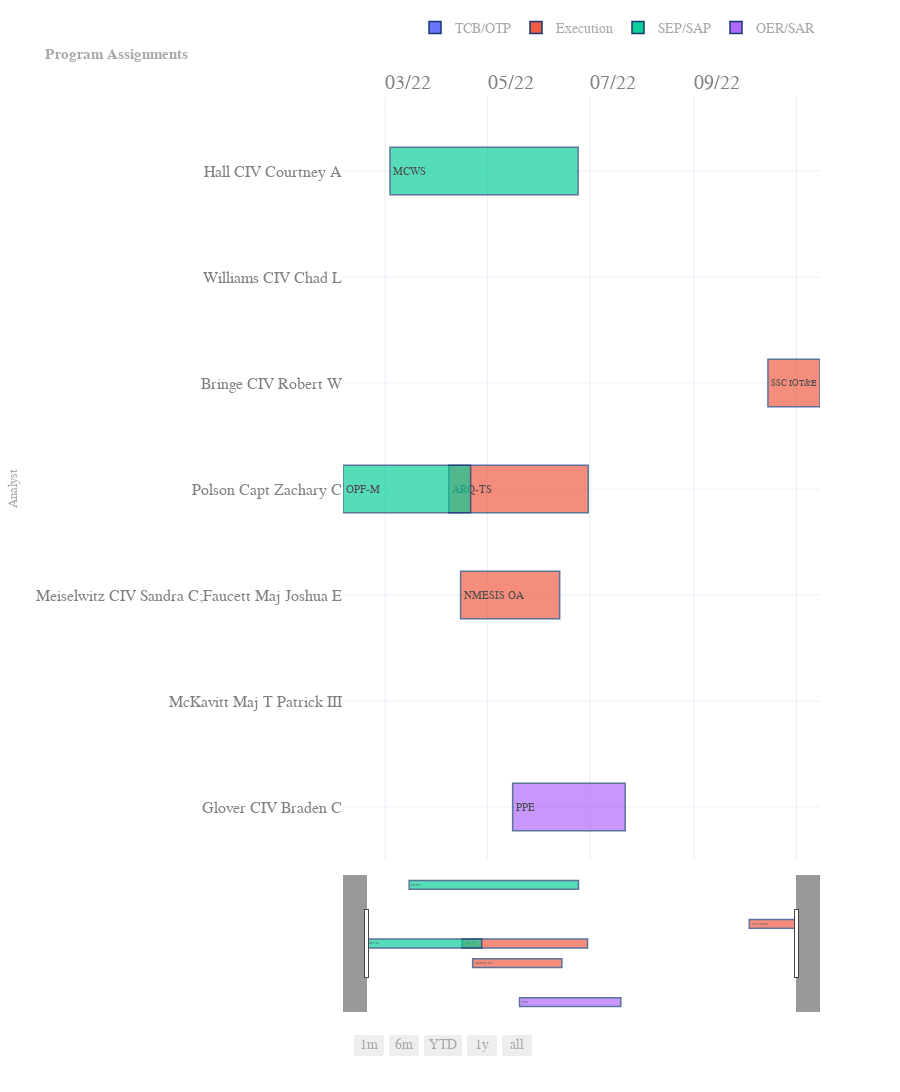

Here is the notebook cell this chart was saved with:
### Code cell
fig.update_traces( #marker_color='rgb(158,202,225)'
                   marker_line_color='rgb(8,48,107)'
                  , marker_line_width=1.5, opacity=0.95,textposition='inside',insidetextanchor='start')
fig.update_layout(
    font_size=11,
    title="<b>Program Assignments</b>",
    xaxis_title="",
#     margin_l=400,
    yaxis_title="Analyst",
#     legend_title="Dimension: ",
    font=dict(
        family="Arial",
        size=24,
        color="darkgray"
    )
)
fig.show()

go.FigureWidget(fig)

### Figure 1 — Plotly figure (JSON) as saved in the notebook; plotly's stock layout.template omitted (floating-point values rounded to 4 significant figures)
{"data": [{"alignmentgroup": "True", "base": [null, null], "hovertemplate": "<b>%{hovertext}</b><br><br>Bucket Name=TCB/OTP<br>Start=%{base}<br>Due=%{x}<br>Assigned To=%{y}<br>Task Name=%{text}<extra></extra>", "hovertext": ["L-MADIS", "LRF"], "insidetextanchor": "start", "legendgroup": "TCB/OTP", "marker": {"color": "#636EFA", "line": {"color": "rgb(8,48,107)", "width": 1.5}, "opacity": 0.7}, "name": "TCB/OTP", "offsetgroup": "TCB/OTP", "opacity": 0.95, "orientation": "h", "showlegend": true, "text": ["L-MADIS", "LRF"], "textposition": "inside", "type": "bar", "x": [null, null], "xaxis": "x", "y": ["Hall CIV Courtney A", "Williams CIV Chad L"], "yaxis": "y"}, {"alignmentgroup": "True", "base": ["2022-10-15T00:00:00", "2022-04-08T00:00:00", "2022-04-15T00:00:00"], "hovertemplate": "<b>%{hovertext}</b><br><br>Bucket Name=Execution<br>Start=%{base}<br>Due=%{x}<br>Assigned To=%{y}<br>Task Name=%{text}<extra></extra>", "hovertext": ["SSC IOT&E", "ARQ-TS", "NMESIS OA"], "insidetextanchor": "start", "legendgroup": "Execution", "marker": {"color": "#EF553B", "line": {"color": "rgb(8,48,107)", "width": 1.5}, "opacity": 0.7}, "name": "Execution", "offsetgroup": "Execution", "opacity": 0.95, "orientation": "h", "showlegend": true, "text": ["SSC IOT&E", "ARQ-TS", "NMESIS OA"], "textposition": "inside", "type": "bar", "x": [2678400000, 7171200000, 5097600000], "xaxis": "x", "y": ["Bringe CIV Robert W", "Polson Capt Zachary C", "Meiselwitz CIV Sandra C;Faucett Maj Joshua E"], "yaxis": "y"}, {"alignmentgroup": "True", "base": ["2022-02-04T00:00:00", "2022-03-04T00:00:00"], "hovertemplate": "<b>%{hovertext}</b><br><br>Bucket Name=SEP/SAP<br>Start=%{base}<br>Due=%{x}<br>Assigned To=%{y}<br>Task Name=%{text}<extra></extra>", "hovertext": ["OPF-M", "MCWS"], "insidetextanchor": "start", "legendgroup": "SEP/SAP", "marker": {"color": "#00CC96", "line": {"color": "rgb(8,48,107)", "width": 1.5}, "opacity": 0.7}, "name": "SEP/SAP", "offsetgroup": "SEP/SAP", "opacity": 0.95, "orientation": "h", "showlegend": true, "text": ["OPF-M", "MCWS"], "textposition": "inside", "type": "bar", "x": [6566400000, 9676800000], "xaxis": "x", "y": ["Polson Capt Zachary C", "Hall CIV Courtney A"], "yaxis": "y"}, {"alignmentgroup": "True", "base": [null, "2022-05-16T00:00:00"], "hovertemplate": "<b>%{hovertext}</b><br><br>Bucket Name=OER/SAR<br>Start=%{base}<br>Due=%{x}<br>Assigned To=%{y}<br>Task Name=%{text}<extra></extra>", "hovertext": ["RHGPK", "PPE"], "insidetextanchor": "start", "legendgroup": "OER/SAR", "marker": {"color": "#AB63FA", "line": {"color": "rgb(8,48,107)", "width": 1.5}, "opacity": 0.7}, "name": "OER/SAR", "offsetgroup": "OER/SAR", "opacity": 0.95, "orientation": "h", "showlegend": true, "text": ["RHGPK", "PPE"], "textposition": "inside", "type": "bar", "x": [null, 5788800000], "xaxis": "x", "y": ["McKavitt Maj T Patrick III", "Glover CIV Braden C"], "yaxis": "y"}], "layout": {"bargap": 0.5, "bargroupgap": 0.1, "barmode": "overlay", "font": {"color": "darkgray", "family": "Arial", "size": 11}, "height": 1200, "legend": {"font": {"color": "darkgray", "family": "Arial", "size": 14}, "orientation": "h", "title": {"text": ""}, "tracegroupgap": 0, "x": 1, "xanchor": "right", "y": 1.1, "yanchor": "bottom"}, "title": {"text": "<b>Program Assignments</b>"}, "uniformtext": {"minsize": 8}, "xaxis": {"anchor": "y", "domain": [0, 1], "dtick": "M1", "layer": "below traces", "range": ["2022-02-04T00:00:00", "2022-11-15T00:00:00"], "rangeselector": {"buttons": [{"count": 1, "label": "1m", "step": "month", "stepmode": "backward"}, {"count": 6, "label": "6m", "step": "month", "stepmode": "backward"}, {"count": 1, "label": "YTD", "step": "year", "stepmode": "todate"}, {"count": 1, "label": "1y", "step": "year", "stepmode": "backward"}, {"step": "all"}], "font": {"color": "darkgray", "family": "Arial", "size": 14}, "x": 0.37, "y": -0.05}, "rangeslider": {"visible": true}, "showgrid": true, "side": "top", "tickfont": {"color": "gray", "family": "Old Standard TT, serif", "size": 20}, "tickformat": "%m/%y \n", "ticklabelmode": "period", "ticklen": 20, "tickmode": "array", "ticks": "outside", "tickson": "boundaries", "tickwidth": 0.1, "title": {"text": ""}, "type": "date"}, "yaxis": {"anchor": "x", "automargin": true, "autorange": "reversed", "domain": [0, 1], "showgrid": true, "showticklabels": true, "tickfont": {"color": "gray", "family": "Old Standard TT, serif", "size": 16}, "ticklen": 10, "title": {"text": "Analyst"}}}}
